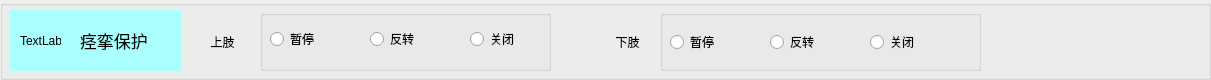
    <widget class="QGroupBox" name="groupBox_14">
     <property name="geometry">
      <rect>
       <x>20</x>
       <y>550</y>
       <width>1211</width>
       <height>80</height>
      </rect>
     </property>
     <property name="title">
      <string/>
     </property>
     <widget class="QWidget" name="widget_13" native="true">
      <property name="geometry">
       <rect>
        <x>10</x>
        <y>10</y>
        <width>171</width>
        <height>61</height>
       </rect>
      </property>
      <property name="styleSheet">
       <string notr="true">background-color: rgb(170, 255, 255);</string>
      </property>
      <widget class="QLabel" name="label_51">
       <property name="geometry">
        <rect>
         <x>10</x>
         <y>10</y>
         <width>41</width>
         <height>41</height>
        </rect>
       </property>
       <property name="text">
        <string>TextLabel</string>
       </property>
      </widget>
      <widget class="QLabel" name="label_52">
       <property name="geometry">
        <rect>
         <x>70</x>
         <y>10</y>
         <width>101</width>
         <height>41</height>
        </rect>
       </property>
       <property name="font">
        <font>
         <family>黑体</family>
         <pointsize>13</pointsize>
        </font>
       </property>
       <property name="text">
        <string>痉挛保护</string>
       </property>
      </widget>
     </widget>
     <widget class="QLabel" name="label_53">
      <property name="geometry">
       <rect>
        <x>197</x>
        <y>26</y>
        <width>51</width>
        <height>31</height>
       </rect>
      </property>
      <property name="text">
       <string>上肢</string>
      </property>
      <property name="alignment">
       <set>Qt::AlignCenter</set>
      </property>
     </widget>
     <widget class="QLabel" name="label_54">
      <property name="geometry">
       <rect>
        <x>597</x>
        <y>26</y>
        <width>61</width>
        <height>31</height>
       </rect>
      </property>
      <property name="text">
       <string>下肢</string>
      </property>
      <property name="alignment">
       <set>Qt::AlignCenter</set>
      </property>
     </widget>
     <widget class="QGroupBox" name="groupBox_22">
      <property name="geometry">
       <rect>
        <x>260</x>
        <y>10</y>
        <width>291</width>
        <height>61</height>
       </rect>
      </property>
      <property name="title">
       <string/>
      </property>
      <widget class="QRadioButton" name="upSpasmClose4_RadioButton">
       <property name="geometry">
        <rect>
         <x>210</x>
         <y>17</y>
         <width>71</width>
         <height>24</height>
        </rect>
       </property>
       <property name="text">
        <string>关闭</string>
       </property>
      </widget>
      <widget class="QRadioButton" name="upSpasmACW4_RadioButton">
       <property name="geometry">
        <rect>
         <x>110</x>
         <y>17</y>
         <width>101</width>
         <height>24</height>
        </rect>
       </property>
       <property name="text">
        <string>反转</string>
       </property>
      </widget>
      <widget class="QRadioButton" name="upSpasmPause4_RadioButton">
       <property name="geometry">
        <rect>
         <x>10</x>
         <y>17</y>
         <width>101</width>
         <height>24</height>
        </rect>
       </property>
       <property name="text">
        <string>暂停</string>
       </property>
      </widget>
     </widget>
     <widget class="QGroupBox" name="groupBox_23">
      <property name="geometry">
       <rect>
        <x>660</x>
        <y>10</y>
        <width>321</width>
        <height>61</height>
       </rect>
      </property>
      <property name="title">
       <string/>
      </property>
      <widget class="QRadioButton" name="downSpasmClose4_RadioButton">
       <property name="geometry">
        <rect>
         <x>210</x>
         <y>20</y>
         <width>101</width>
         <height>24</height>
        </rect>
       </property>
       <property name="text">
        <string>关闭</string>
       </property>
      </widget>
      <widget class="QRadioButton" name="downSpasmPause4_RadioButton">
       <property name="geometry">
        <rect>
         <x>10</x>
         <y>20</y>
         <width>101</width>
         <height>24</height>
        </rect>
       </property>
       <property name="text">
        <string>暂停</string>
       </property>
      </widget>
      <widget class="QRadioButton" name="downSpasmACW4_RadioButton">
       <property name="geometry">
        <rect>
         <x>110</x>
         <y>20</y>
         <width>101</width>
         <height>24</height>
        </rect>
       </property>
       <property name="text">
        <string>反转</string>
       </property>
      </widget>
     </widget>
     <zorder>groupBox_23</zorder>
     <zorder>groupBox_22</zorder>
     <zorder>widget_13</zorder>
     <zorder>label_53</zorder>
     <zorder>label_54</zorder>
    </widget>
